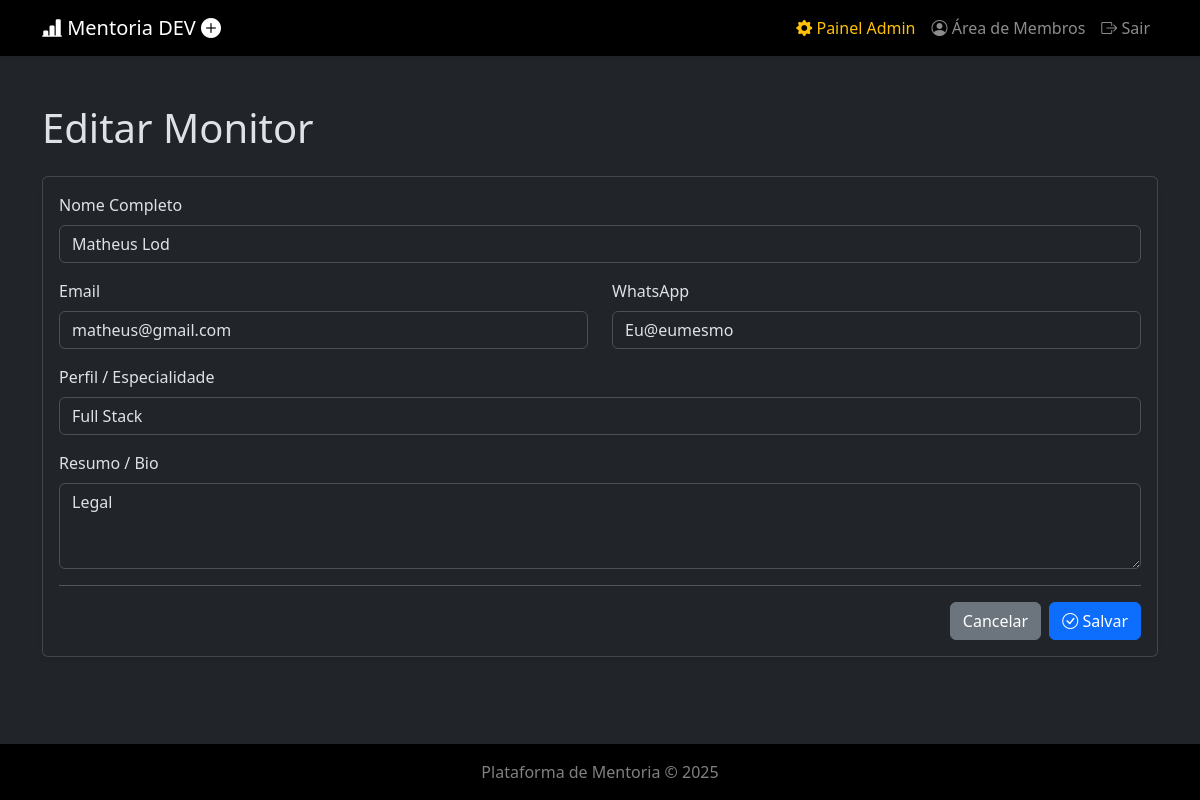
/admin/monitores/editar/1 (signed in), run on the app's committed database.
### api/index.py (models this page shows)
class Monitores(db.Model):
    __tablename__ = 'monitores'
    id = db.Column(db.Integer, primary_key=True)
    nome = db.Column(db.String(100), nullable=False)
    email = db.Column(db.String(100), unique=True, nullable=False)
    whatsapp = db.Column(db.String(20))
    resumo = db.Column(db.Text)
    perfil = db.Column(db.String(100))
    turmas = db.relationship('Turmas', secondary=turma_monitores, lazy='subquery',
        back_populates='monitores')
    encontros_liderados = db.relationship('Encontros', backref='monitor', lazy=True)

### api/index.py (the view, shortened to what this page needs)
@app.route('/admin/monitores/editar/<int:id>', methods=['GET', 'POST'])
@admin_required
def admin_editar_monitor(id):
    monitor = Monitores.query.get_or_404(id)
    return render_template('admin/form_monitor.html', titulo='Editar Monitor', monitor=monitor)

### api/index.py (called while the page is built)
@login_manager.user_loader
def load_user(user_id):
    return Registros.query.get(int(user_id))

def admin_required(f):
    @wraps(f)
    def decorated_function(*args, **kwargs):
        if not current_user.is_authenticated or not current_user.is_admin:
            flash("Acesso não autorizado. Esta área é restrita para administradores.", "danger")
            return redirect(url_for('login'))
        return f(*args, **kwargs)
    return decorated_function

### templates/admin/form_monitor.html (shortened to what this page needs)
{% extends "layout.html" %}
{% block content %}
<h1 class="mb-4">{{ titulo }}</h1>
<div class="card shadow-sm">
    <div class="card-body">
        <form method="POST" action="">
            <div class="mb-3">
                <label for="nome" class="form-label">Nome Completo</label>
                <input type="text" class="form-control" id="nome" name="nome" value="{{ monitor.nome if monitor else '' }}" required>
            </div>
            <div class="row">
                <div class="col-md-6 mb-3">
                    <label for="email" class="form-label">Email</label>
                    <input type="email" class="form-control" id="email" name="email" value="{{ monitor.email if monitor else '' }}" required>
                </div>
                <div class="col-md-6 mb-3">
                    <label for="whatsapp" class="form-label">WhatsApp</label>
                    <input type="text" class="form-control" id="whatsapp" name="whatsapp" value="{{ monitor.whatsapp if monitor else '' }}">
                </div>
            </div>
            <div class="mb-3">
                <label for="perfil" class="form-label">Perfil / Especialidade</label>
                <input type="text" class="form-control" id="perfil" name="perfil" value="{{ monitor.perfil if monitor else '' }}" placeholder="Ex: Especialista em Python, Designer Sénior">
            </div>
            <div class="mb-3">
                <label for="resumo" class="form-label">Resumo / Bio</label>
                <textarea class="form-control" id="resumo" name="resumo" rows="3">{{ monitor.resumo if monitor else '' }}</textarea>
            </div>
            <hr>
            <div class="d-flex justify-content-end">
                <a href="{{ url_for('admin_lista_monitores') }}" class="btn btn-secondary me-2">Cancelar</a>
                <button type="submit" class="btn btn-primary"><i class="bi bi-check-circle"></i> Salvar</button>
            </div>
        </form>
    </div>
</div>
{% endblock %}

### data on the page
Monitores: nome "Matheus Lod", email "matheus@gmail.com", whatsapp "Eu@eumesmo", perfil "Full Stack", resumo "Legal"

### other printed values
{{ titulo }} "Editar Monitor"
